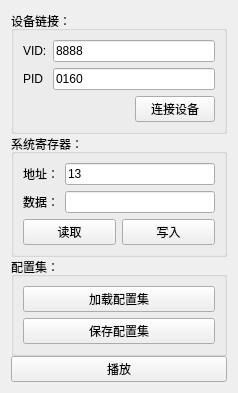
              <widget class="QWidget" name="page">
               <property name="geometry">
                <rect>
                 <x>0</x>
                 <y>0</y>
                 <width>238</width>
                 <height>386</height>
                </rect>
               </property>
               <attribute name="label">
                <string>             常用配置</string>
               </attribute>
               <layout class="QGridLayout" name="gridLayout_10">
                <item row="0" column="0">
                 <layout class="QVBoxLayout" name="verticalLayout_3">
                  <property name="spacing">
                   <number>0</number>
                  </property>
                  <item>
                   <widget class="QGroupBox" name="groupBox_4">
                    <property name="maximumSize">
                     <size>
                      <width>16777215</width>
                      <height>1677</height>
                     </size>
                    </property>
                    <property name="styleSheet">
                     <string notr="true">font:10pt &quot;黑体&quot;;</string>
                    </property>
                    <property name="title">
                     <string>设备链接：</string>
                    </property>
                    <layout class="QGridLayout" name="gridLayout_8">
                     <item row="0" column="0">
                      <layout class="QHBoxLayout" name="horizontalLayout_2">
                       <item>
                        <widget class="QLabel" name="label">
                         <property name="text">
                          <string>VID:</string>
                         </property>
                        </widget>
                       </item>
                       <item>
                        <widget class="QLineEdit" name="VID_lineEdit">
                         <property name="text">
                          <string>8888</string>
                         </property>
                        </widget>
                       </item>
                      </layout>
                     </item>
                     <item row="1" column="0">
                      <layout class="QHBoxLayout" name="horizontalLayout_3">
                       <item>
                        <widget class="QLabel" name="label_2">
                         <property name="text">
                          <string>PID </string>
                         </property>
                        </widget>
                       </item>
                       <item>
                        <widget class="QLineEdit" name="PID_lineEdit">
                         <property name="text">
                          <string>0160</string>
                         </property>
                        </widget>
                       </item>
                      </layout>
                     </item>
                     <item row="2" column="0">
                      <layout class="QHBoxLayout" name="horizontalLayout_7">
                       <item>
                        <spacer name="horizontalSpacer">
                         <property name="orientation">
                          <enum>Qt::Horizontal</enum>
                         </property>
                         <property name="sizeHint" stdset="0">
                          <size>
                           <width>40</width>
                           <height>20</height>
                          </size>
                         </property>
                        </spacer>
                       </item>
                       <item>
                        <widget class="QPushButton" name="pushButton">
                         <property name="styleSheet">
                          <string notr="true">font:10pt &quot;黑体&quot;;</string>
                         </property>
                         <property name="text">
                          <string>连接设备</string>
                         </property>
                        </widget>
                       </item>
                      </layout>
                     </item>
                    </layout>
                   </widget>
                  </item>
                  <item>
                   <widget class="QGroupBox" name="groupBox_6">
                    <property name="maximumSize">
                     <size>
                      <width>16777215</width>
                      <height>1677512</height>
                     </size>
                    </property>
                    <property name="styleSheet">
                     <string notr="true">font:10pt &quot;黑体&quot;;
</string>
                    </property>
                    <property name="title">
                     <string>系统寄存器：</string>
                    </property>
                    <layout class="QGridLayout" name="gridLayout_9">
                     <item row="0" column="0">
                      <layout class="QHBoxLayout" name="horizontalLayout_4">
                       <item>
                        <widget class="QLabel" name="label_3">
                         <property name="text">
                          <string>地址：</string>
                         </property>
                        </widget>
                       </item>
                       <item>
                        <widget class="QLineEdit" name="lineEdit">
                         <property name="text">
                          <string>13</string>
                         </property>
                        </widget>
                       </item>
                      </layout>
                     </item>
                     <item row="1" column="0">
                      <layout class="QHBoxLayout" name="horizontalLayout_5">
                       <item>
                        <widget class="QLabel" name="label_4">
                         <property name="text">
                          <string>数据：</string>
                         </property>
                        </widget>
                       </item>
                       <item>
                        <widget class="QLineEdit" name="sysData_lineEdit"/>
                       </item>
                      </layout>
                     </item>
                     <item row="2" column="0">
                      <layout class="QHBoxLayout" name="horizontalLayout_6">
                       <item>
                        <widget class="QPushButton" name="readSys_pushButton">
                         <property name="text">
                          <string>读取</string>
                         </property>
                        </widget>
                       </item>
                       <item>
                        <widget class="QPushButton" name="writeSys_pushButton">
                         <property name="text">
                          <string>写入</string>
                         </property>
                        </widget>
                       </item>
                      </layout>
                     </item>
                    </layout>
                   </widget>
                  </item>
                  <item>
                   <widget class="QGroupBox" name="groupBox_8">
                    <property name="maximumSize">
                     <size>
                      <width>16777215</width>
                      <height>1677512</height>
                     </size>
                    </property>
                    <property name="title">
                     <string>配置集：</string>
                    </property>
                    <layout class="QGridLayout" name="gridLayout_11">
                     <item row="0" column="0">
                      <layout class="QVBoxLayout" name="verticalLayout_2">
                       <item>
                        <widget class="QPushButton" name="loadSetting_pushButton">
                         <property name="text">
                          <string>加载配置集</string>
                         </property>
                        </widget>
                       </item>
                       <item>
                        <widget class="QPushButton" name="saveSetting_pushButton">
                         <property name="text">
                          <string>保存配置集</string>
                         </property>
                        </widget>
                       </item>
                      </layout>
                     </item>
                    </layout>
                   </widget>
                  </item>
                  <item>
                   <layout class="QHBoxLayout" name="horizontalLayout_12">
                    <item>
                     <widget class="QPushButton" name="pushButton_2">
                      <property name="maximumSize">
                       <size>
                        <width>16777215</width>
                        <height>30</height>
                       </size>
                      </property>
                      <property name="styleSheet">
                       <string notr="true">font:10pt &quot;黑体&quot;;</string>
                      </property>
                      <property name="text">
                       <string>播放</string>
                      </property>
                     </widget>
                    </item>
                   </layout>
                  </item>
                 </layout>
                </item>
                <item row="1" column="0">
                 <spacer name="verticalSpacer">
                  <property name="orientation">
                   <enum>Qt::Vertical</enum>
                  </property>
                  <property name="sizeHint" stdset="0">
                   <size>
                    <width>138</width>
                    <height>20</height>
                   </size>
                  </property>
                 </spacer>
                </item>
               </layout>
              </widget>
